Frame 1 (no input): blank canvas, image omitted
Frame 60 (no input): blank canvas, image omitted
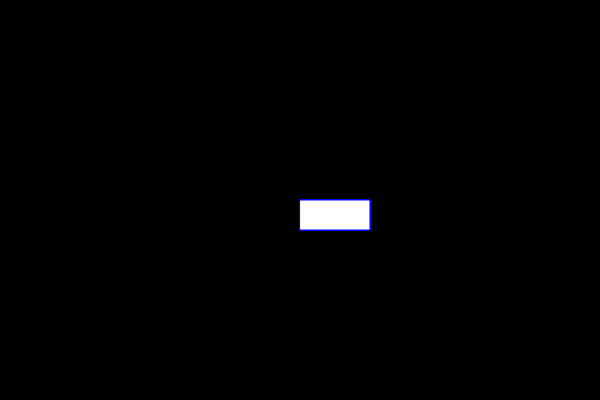
Frame 120 (the mouse pressed at the canvas centre since frame 60)

The p5.js sketch whose frames 1 and 60 were blank and that drew this single picture after the mouse press (run headless with seeded random() and noise() and a simulated clock; from frame 60 on, the mouse is pressed at the canvas centre):

// p5.js sketch
// ── sketch.js
function setup() {
    createCanvas(600, 400);
   background ("black")
  }
  
  function draw() {
    fill("white")
    stroke("blue")
  
   //console.log(MouseIsPressed)
  if (mouseIsPressed)
   rect(mouseX, mouseY, 70, 30)
  }
